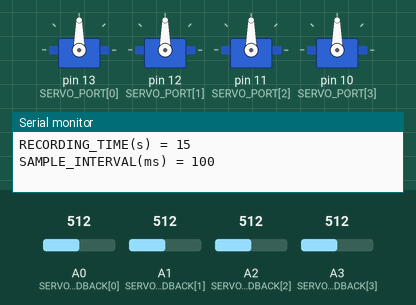
A sketch run on a simulated Arduino Uno, built with avr-gcc and run on an emulated ATmega328P. Shown: 4 × servo, the last lines printed to the serial monitor. The inputs (shaded band) are chosen by the test bench; at power-on: A0 (SERVO_FEEDBACK[0]) = 512, A1 (SERVO_FEEDBACK[1]) = 512, A2 (SERVO_FEEDBACK[2]) = 512, A3 (SERVO_FEEDBACK[3]) = 512.

Above: at 0.05 s.
At 31.1 s:
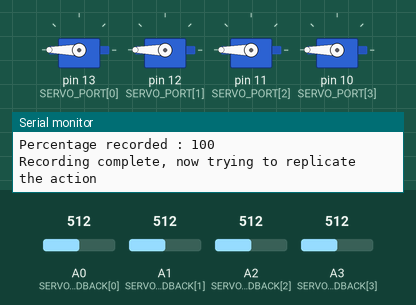
Timing chart, 0 to 40.5 s (numbered marks = the images above):
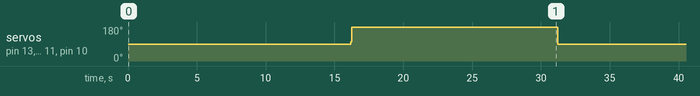

Measured:
- by itself, servo on pin 13 (SERVO_PORT[0]), servo on pin 12 (SERVO_PORT[1]), servo on pin 11 (SERVO_PORT[2]), servo on pin 10 (SERVO_PORT[3]): repeats every 31.2 s: 180° 15.0 s, 90° 16.1 s, 103° 0.05 s

The sketch:

servotraining.ino
```cpp
/*
 * Author : Yoovraj Shinde
 * Date : 2016/12/15
 */
 #include <Servo.h>

 Servo s[4];
 int const SERVO_COUNT = 4;
 int SERVO_PORT[4]     = {13, 12, 11, 10};
 int SERVO_FEEDBACK[4] = {A0, A1, A2, A3};
 int const RECORDING_TIME = 15; // in seconds
 int const SAMPLE_INTERVAL = 100; // in ms
 int const SAMPLE_COUNT = RECORDING_TIME*1000/SAMPLE_INTERVAL;
 int const INTERPOLATION_VALUES = 1;
 int samples[SERVO_COUNT][SAMPLE_COUNT];
 int i=0; // will range from 0 - 4

 void setup() {
  // setup servo port and feedback pins
  for (i=0; i < SERVO_COUNT ; i++) {
    s[i].attach(SERVO_PORT[i]);
    pinMode(SERVO_FEEDBACK[i], INPUT);
  }
  Serial.begin(9600);
  Serial.print("RECORDING_TIME(s) = ");
  Serial.println(RECORDING_TIME);

  Serial.print("SAMPLE_INTERVAL(ms) = ");
  Serial.println(SAMPLE_INTERVAL);

  Serial.print("SAMPLE_COUNT = ");
  Serial.println(SAMPLE_COUNT);
  resetTo90();
}

void loop() {
  // put your main code here, to run repeatedly:
  Serial.println("Will enter programming mode after 1s");
  resetTo90();
  delay(1000);

  Serial.print("----- programming mode for (in seconds) : ");
  Serial.println(RECORDING_TIME);

  i=0;
  while(i < SAMPLE_COUNT) {
    delay(SAMPLE_INTERVAL);

    for (int j=0; j < SERVO_COUNT ; j++) {
      samples[j][i] = analogRead(SERVO_FEEDBACK[j]);
    }
    i++;
    if ((i*100/SAMPLE_COUNT) %20 == 0) {
      Serial.print("Percentage recorded : ");
      Serial.println(i*100/SAMPLE_COUNT);
    }
  }

  Serial.println("Recording complete, now trying to replicate the action");
  // replicate the action
  attachServos();
  i=0;
  int y[4]={90,90,90,90};
  int y0[4];
  while (i < SAMPLE_COUNT) {
    if (i == 0) {
      // for first data, midpoint is (0 + y) / 2;
      for (int j=0; j< SERVO_COUNT; j++) {
        y0[j] = (samples[j][i]-97)/2/2;
      }
    } else {
      for (int j=0; j< SERVO_COUNT; j++) {
        y0[j] = ((samples[j][i-1]+samples[j][i])/2 -97)/2;
      }
    }
    delay(SAMPLE_INTERVAL/2);
    for (int j=0; j< SERVO_COUNT; j++) {
      s[j].write(y0[j]);
    }

    for (int j=0; j< SERVO_COUNT; j++) {
      y[j] = (samples[j][i]-97)/2;
    }

    delay(SAMPLE_INTERVAL/2);
    for (int j=0; j< SERVO_COUNT; j++) {
      s[j].write(y[j]);
    }
    i++;
  }
  detachServos();
}

void resetTo90() {
  for (int j=0; j < SERVO_COUNT ; j++) {
    s[j].attach(SERVO_PORT[j]);
    s[j].write(90);
    s[j].detach();
  }
}

void attachServos() {
  for (int j=0; j < SERVO_COUNT ; j++) {
    s[j].attach(SERVO_PORT[j]);
  }
}

void detachServos() {
  for (int j=0; j < SERVO_COUNT ; j++) {
    s[j].detach();
  }
}
```
